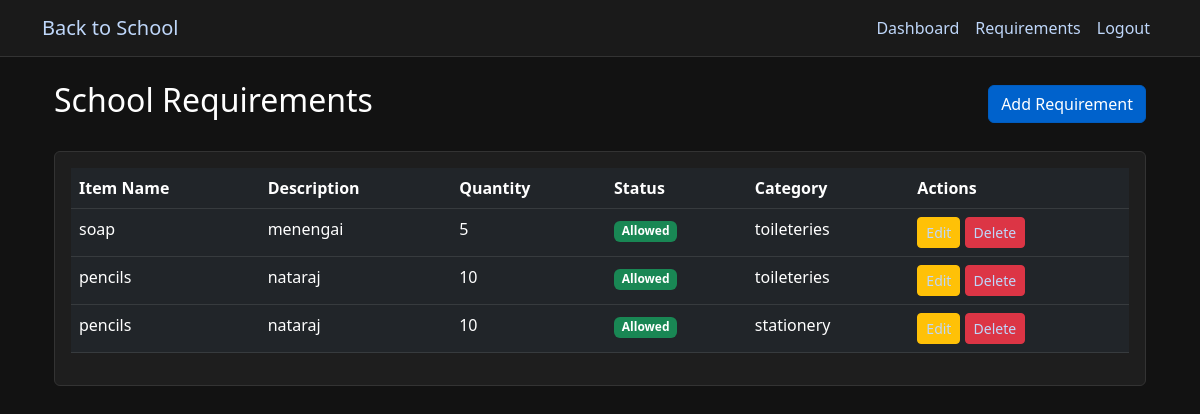
The page /school/requirements (signed in) on the database as committed earlier.
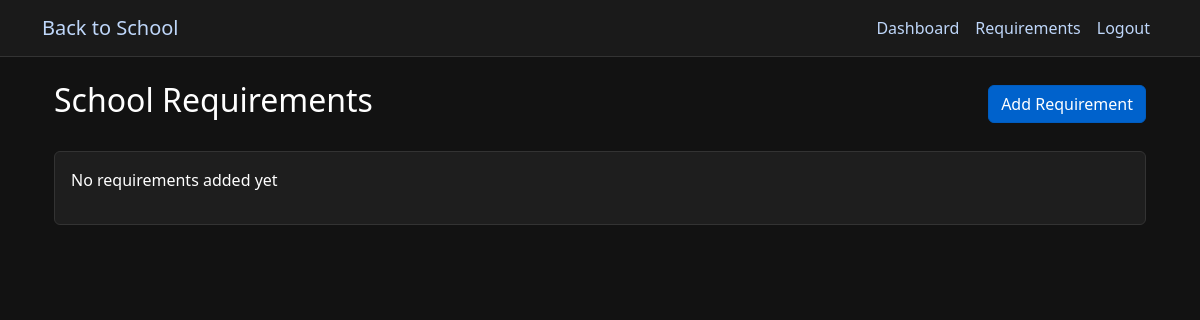
The same page on the database as committed later.
### app.py (models this page shows)
class SchoolRequirement(db.Model):
    id = db.Column(db.Integer, primary_key=True)
    school_id = db.Column(db.Integer, db.ForeignKey('school.id'), nullable=False)
    item_name = db.Column(db.String(100), nullable=False)
    item_description = db.Column(db.Text)
    quantity_required = db.Column(db.Integer)
    is_allowed = db.Column(db.Boolean, default=True)
    category = db.Column(db.String(50))

### app.py (the view)
@app.route('/school/requirements')
@role_required(['school_admin'])
def manage_requirements():
    school = School.query.filter_by(id=session.get('school_id')).first()
    if not school:
        flash('School not found', 'error')
        return redirect(url_for('dashboard'))
    categories = ProductCategory.query.all()
    return render_template('school/requirements.html', requirements=school.requirements, categories=categories)

### app.py (called while the page is built)
def role_required(roles):
    def decorator(f):
        @wraps(f)
        def decorated_function(*args, **kwargs):
            if 'user_id' not in session:
                flash('Please log in to access this page', 'error')
                return redirect(url_for('login'))
            if session['role'] not in roles:
                flash('You do not have permission to access this page', 'error')
                return redirect(url_for('dashboard'))
            return f(*args, **kwargs)
        return decorated_function
    return decorator

@app.context_processor
def inject_current_user():
    if 'user_id' in session:
        user = db.session.get(User, session['user_id'])
        return {'current_user': user}
    return {'current_user': None}

@app.context_processor
def inject_cart_item_count():
    if 'user_id' in session and session['role'] in ['parent', 'student']:
        user = db.session.get(User, session['user_id'])
        cart = user.carts[0] if user.carts else None
        if cart and cart.items:
            return {'cart_item_count': len(cart.items)}
    return {'cart_item_count': 0}

### templates/school/requirements.html (shortened to what this page needs)
{% extends "base.html" %}
{% block content %}
<div class="container">
    <div class="d-flex justify-content-between align-items-center mb-4">
        <h2>School Requirements</h2>
        <button class="btn btn-primary" data-bs-toggle="modal" data-bs-target="#addRequirementModal">
            Add Requirement
        </button>
    </div>
    <div class="card">
        <div class="card-body">
            {% if requirements %}
                <div class="table-responsive">
                    <table class="table table-dark table-hover">
                        <thead>
                            <tr>
                                <th>Item Name</th>
                                <th>Description</th>
                                <th>Quantity</th>
                                <th>Status</th>
                                <th>Category</th>
                                <th>Actions</th>
                            </tr>
                        </thead>
                        <tbody>
                            {% for req in requirements %}
                                <tr>
                                    <td>{{ req.item_name }}</td>
                                    <td>{{ req.item_description }}</td>
                                    <td>{{ req.quantity_required }}</td>
                                    <td>
                                        <span class="badge bg-{{ 'success' if req.is_allowed else 'danger' }}">
                                            {{ 'Allowed' if req.is_allowed else 'Restricted' }}
                                        </span>
                                    </td>
                                    <td>{{ req.category }}</td>
                                    <td>
                                        <a href="{{ url_for('edit_requirement', req_id=req.id) }}" class="btn btn-sm btn-warning">Edit</a>
                                        <a href="{{ url_for('delete_requirement', req_id=req.id) }}" class="btn btn-sm btn-danger">Delete</a>
                                    </td>
                                </tr>
                            {% endfor %}
                        </tbody>
                    </table>
                </div>
            {% else %}
                <p>No requirements added yet</p>
            {% endif %}
        </div>
    </div>
</div>
{% endblock %}

Rows that differ between the two databases and show on the page:
removed SchoolRequirement: item_name "soap", item_description "menengai", quantity_required "5", is_allowed "Allowed", category "toileteries"
removed SchoolRequirement: item_name "pencils", item_description "nataraj", quantity_required "10", is_allowed "Allowed", category "toileteries"
removed SchoolRequirement: item_name "pencils", item_description "nataraj", quantity_required "10", is_allowed "Allowed", category "stationery"
Other text that changed with them:
text no longer shown: "Item Name Description Quantity Status Category Actions"
text now shown: "No requirements added yet"
